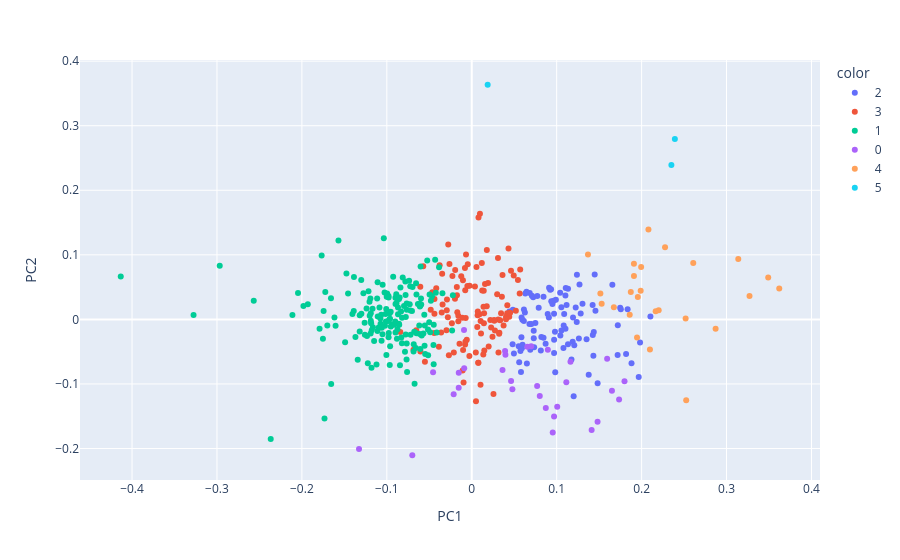

The cell this chart's notebook holds for it:
### Code cell
# Visualiser les classes pour k6
scatter_plot(New_cah_data,kmeans_partition_k6)
